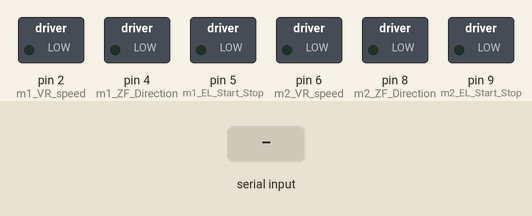
This sketch was run on a simulated Arduino Uno, built with avr-gcc and run on an emulated ATmega328P. Shown: switched loads named in the sketch (green lamp = pin HIGH). Inputs (shaded band) come from the test bench.

Above: at 1.2 s.
1.3 s: "w" received over Serial
At 2.5 s:
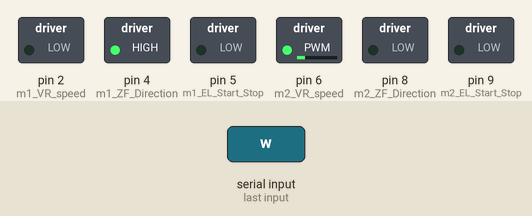
2.8 s: "a" received over Serial
At 3.7 s:
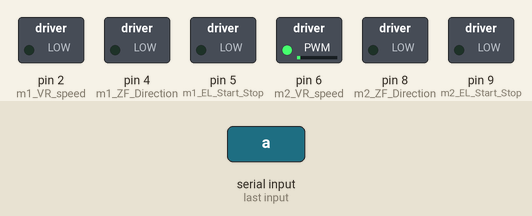
4.3 s: "d" received over Serial
At 5.0 s:
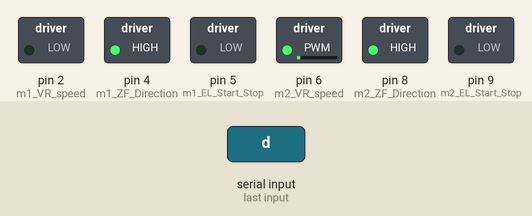
5.8 s: "s" received over Serial
At 6.2 s:
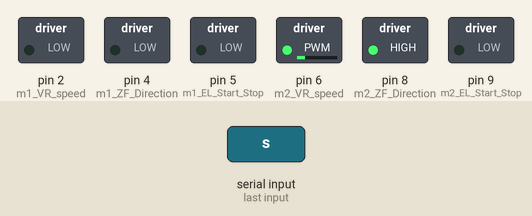
Timing chart, 0 to 8.3 s (numbered marks = the images above; inputs shaded):
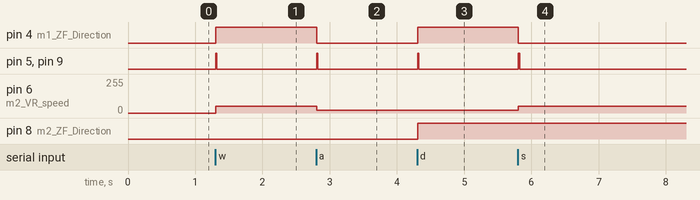

The sketch:

robot_Movement.ino
```cpp
int m1_EL_Start_Stop=5;  //EL
int m1_Signal_hall=3;   // Signal - Hall sensor
int m1_ZF_Direction=4;  // ZF
int m1_VR_speed=2;    //VR
int m2_EL_Start_Stop=9;  //EL
int m2_Signal_hall=18;   // Signal - Hall sensor
int m2_ZF_Direction=8;  // ZF
int m2_VR_speed=6;    //VR
//int diffL = constrain(diffL, 0, 20);
//int diffR = constrain(diffR, 0, 20);
//double percentL = constrain(percentL, 0, 100);
//double percentR = constrain(percentR, 0, 100);
double speed1;
double speed2;
//double coordGradient = 100/960;
//float count_pulseL = 0;
//float count_pulseR = 0;
//double spdL;
//double spdR;
//unsigned long prevTimeL = 0;
//unsigned long prevTimeR = 0;
//#######################################
//#######################################
//int posR=0;int posL=0;int stepsL=0;int stepsR=0;
//String direction1;
//String direction2;
String x;

//void plusL() {
//  posL++; //count steps
//  count_pulseL++;
//  unsigned long currTimeL = millis();
//  diffL = posL-posR;
//  percentL = ((gradient*diffL+(percentL-gradient))*0.01);
//  if(posL>posR){
//    analogWrite(m1_VR_speed, speed1-(speed1*percentL));
//  }else if(posL<posR){
//    analogWrite(m1_VR_speed, speed1+(speed1*percentR));
//  }
//  if(currTimeL - prevTimeL >= 100){
//    spdL = (count_pulseL/90)*600;
////    Serial.print("Kecepatan Roda Kiri : ");
////    Serial.print(spdL);
////    Serial.println(" RPM");;
//    count_pulseL = 0;
//    prevTimeL = currTimeL;
//    spdL=0;
//  }
////  Serial.print("Steps Kiri : ");
////  Serial.println(posL);
//    if(posL>=stepsL || posR>=stepsR){
//    //wheelStop();
//    posL=0;
//  }
//}

//void plusR() {
//  posR++; //count steps
//  count_pulseR++;
//  unsigned long currTimeR = millis();
//  diffR = posR-posL;
//  percentR = ((gradient*diffR+(percentR-gradient))*0.01);
//  if(posR>posL){
//     analogWrite(m2_VR_speed, speed2-(speed2*percentR));
//  }else if(posR<posL){
//    analogWrite(m2_VR_speed, speed2+(speed2*percentL));
//  }
//  if (currTimeR - prevTimeR >= 100){
//    spdR = (count_pulseR/90)*600;
////    Serial.print("Kecepatan Roda Kanan : ");
////    Serial.print(spdR);
////    Serial.println(" RPM");
//    count_pulseR = 0;
//    prevTimeR = currTimeR;
//    spdR=0;
//  }
////  Serial.print("Steps Kanan : ");
////  Serial.println(posR);
//    if(posR>=stepsR || posL>=stepsL){
//    //wheelStop();
//    posR=0;
//  }
//}

void wheelStop(){
  digitalWrite(m1_EL_Start_Stop,LOW);
  digitalWrite(m2_EL_Start_Stop,LOW);
}

void wheelMoveForward(double speed1, double speed2){
      analogWrite(m1_VR_speed, speed1);
      analogWrite(m2_VR_speed, speed2);
//      digitalWrite(m1_EL_Start_Stop,LOW);
//      digitalWrite(m2_EL_Start_Stop,LOW);
      digitalWrite(m1_ZF_Direction,HIGH);
      digitalWrite(m2_ZF_Direction,LOW);
      digitalWrite(m1_EL_Start_Stop,HIGH);
      digitalWrite(m2_EL_Start_Stop,HIGH);
}

void wheelMoveBackward(double speed1, double speed2){
      analogWrite(m1_VR_speed, speed1);
      analogWrite(m2_VR_speed, speed2);
//      digitalWrite(m1_EL_Start_Stop,LOW);
//      digitalWrite(m2_EL_Start_Stop,LOW);
      digitalWrite(m1_ZF_Direction,LOW);
      digitalWrite(m2_ZF_Direction,HIGH);
      digitalWrite(m1_EL_Start_Stop,HIGH);
      digitalWrite(m2_EL_Start_Stop,HIGH);
}

void wheelTurnLeft(double speed1, double speed2){
      analogWrite(m1_VR_speed, speed1);
      analogWrite(m2_VR_speed, speed2);
//      digitalWrite(m1_EL_Start_Stop,LOW);
//      digitalWrite(m2_EL_Start_Stop,LOW);
      digitalWrite(m1_ZF_Direction,LOW);
      digitalWrite(m2_ZF_Direction,LOW);
      digitalWrite(m1_EL_Start_Stop,HIGH);
      digitalWrite(m2_EL_Start_Stop,HIGH);
}

void wheelTurnRight(double speed1, double speed2){
      analogWrite(m1_VR_speed, speed1);
      analogWrite(m2_VR_speed, speed2);
//      digitalWrite(m1_EL_Start_Stop,LOW);
//      digitalWrite(m2_EL_Start_Stop,LOW);
      digitalWrite(m1_ZF_Direction,HIGH);
      digitalWrite(m2_ZF_Direction,HIGH);
      digitalWrite(m1_EL_Start_Stop,HIGH);
      digitalWrite(m2_EL_Start_Stop,HIGH);
}

void setup() {
  // put your setup code here, to run once:
Serial.begin(115200);
//wheel 1 - Setup pin mode
pinMode(m1_EL_Start_Stop, OUTPUT);//stop/start - EL
pinMode(m1_Signal_hall, INPUT);   //plus       - Signal
pinMode(m1_ZF_Direction, OUTPUT); //direction  - ZF
//wheel 2 - Setup pin mode
pinMode(m2_EL_Start_Stop, OUTPUT);//stop/start - EL
pinMode(m2_Signal_hall, INPUT);   //plus       - Signal
pinMode(m2_ZF_Direction, OUTPUT); //direction  - ZF
//Hall sensor detection - Count steps
//attachInterrupt(digitalPinToInterrupt(m1_Signal_hall), plusL, CHANGE);
//attachInterrupt(digitalPinToInterrupt(m2_Signal_hall), plusR, CHANGE);
}

void loop() {
  if (Serial.available()>0) {
    char inChar = Serial.read();
    speed1=50;
    speed2=50;
    if (inChar == 'w'){
//      Serial.write("maju");
      speed1=50;
      speed2=50;
      wheelMoveForward(speed1, speed2);
      Serial.flush();}
    else {
      if (inChar == 'a'){
        speed1=20;
        speed2=20;
        wheelTurnLeft(speed1, speed2);
//        Serial.write("kiri");
        Serial.flush();}
      else{
        if (inChar == 'd'){
          speed1=20;
          speed2=20;
          wheelTurnRight(speed1, speed2);
//          Serial.write("kanan");
          Serial.flush();}
        else {
          if (inChar == 's'){
            speed1=50;
            speed2=50;
            wheelMoveBackward(speed1, speed2);
            Serial.flush();}
  }}}
  delay(20);
//  Serial.flush();
}
  else{
    wheelStop();
    delay(20);
    Serial.flush();
  }
}
```

Measured:
- after the input at 1.3 s, pin 4 (m1_ZF_Direction): LOW → HIGH at once; pin 5 (m1_EL_Start_Stop), pin 9 (m2_EL_Start_Stop): LOW → HIGH at once, → LOW 0.02 s later; pin 6 (m2_VR_speed): 0/255 → 50/255 at once
- after the input at 2.8 s, pin 4 (m1_ZF_Direction): HIGH → LOW at once; pin 5 (m1_EL_Start_Stop), pin 9 (m2_EL_Start_Stop): LOW → HIGH at once, → LOW 0.02 s later; pin 6 (m2_VR_speed): 50/255 → 20/255 at once
- after the input at 4.3 s, pin 4 (m1_ZF_Direction), pin 8 (m2_ZF_Direction): LOW → HIGH at once; pin 5 (m1_EL_Start_Stop), pin 9 (m2_EL_Start_Stop): LOW → HIGH at once, → LOW 0.02 s later
- after the input at 5.8 s, pin 4 (m1_ZF_Direction): HIGH → LOW at once; pin 5 (m1_EL_Start_Stop), pin 9 (m2_EL_Start_Stop): LOW → HIGH at once, → LOW 0.02 s later; pin 6 (m2_VR_speed): 20/255 → 50/255 at once
